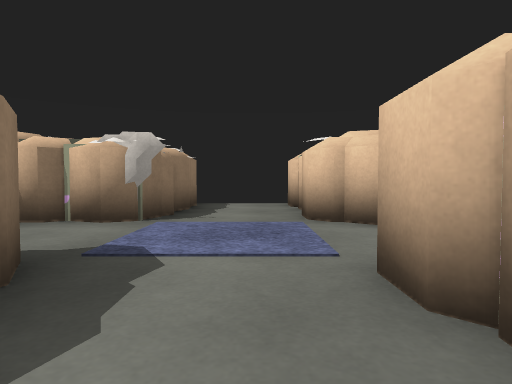
View 1 (above)

13 first-person views from a walk through a scene from a Unity 3-D project. The camera is 0.59 m above the floor, tilts 2° down and sees 75° across. The floor is counted in squares, 1 m on a side. Each view is taken from the middle of a square. On the plan, view 1 faces up. The plan holds only what a view shows up to about 9 squares ahead; the rest is blank. The place goes on beyond the plan. The player is left out. Some surface patterns are stand-ins.

View 2
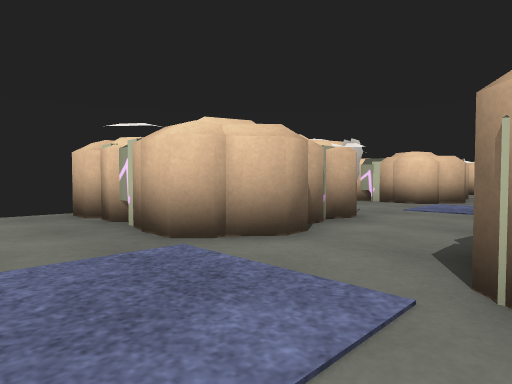

View 3
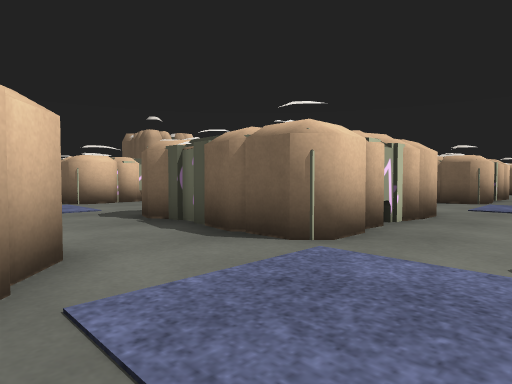

View 4
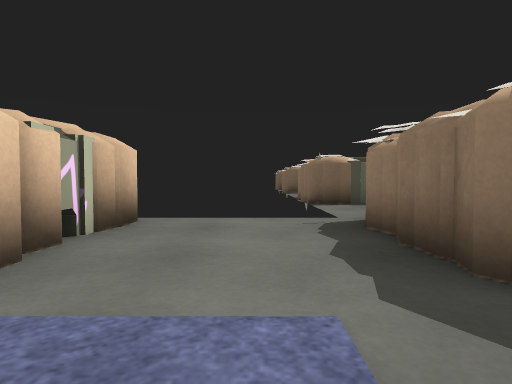

View 5
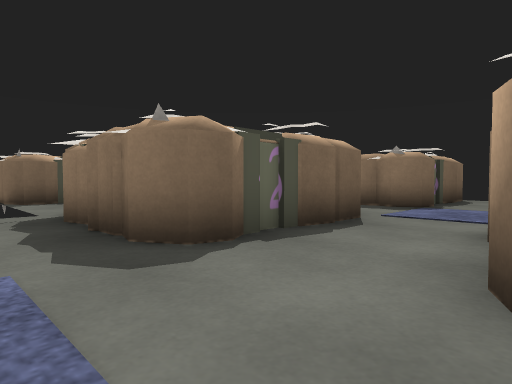

View 6
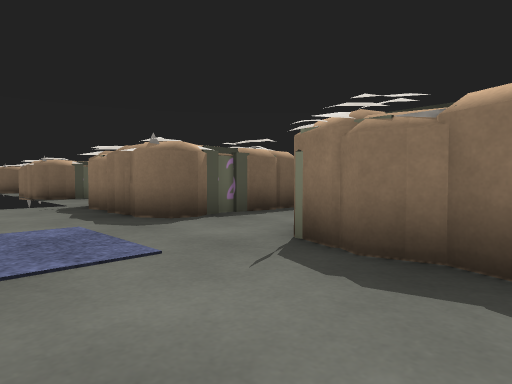

View 7
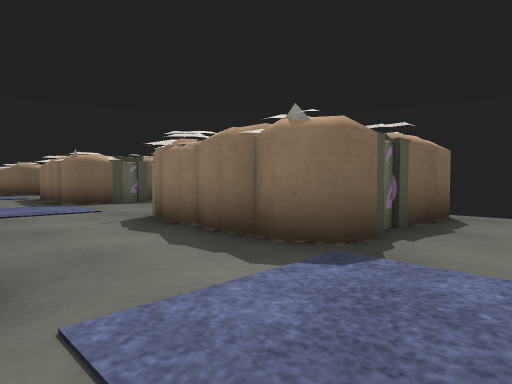

View 8
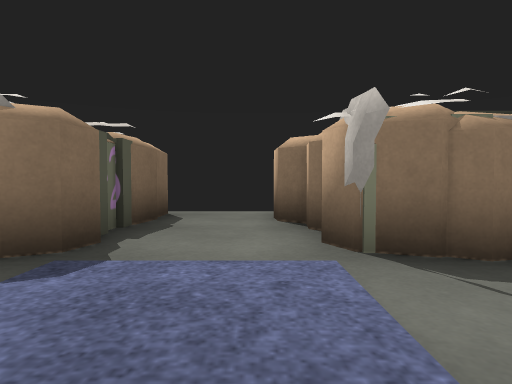

View 9
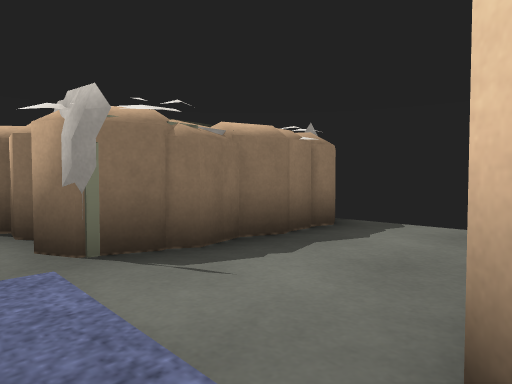

View 10
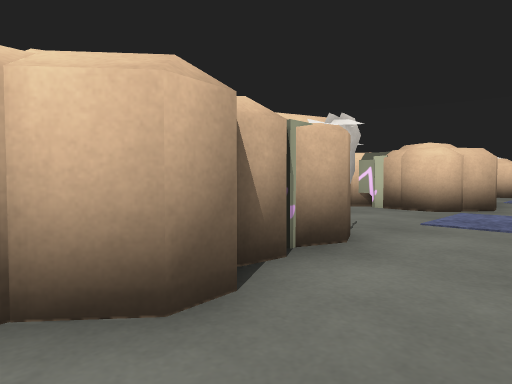

View 11
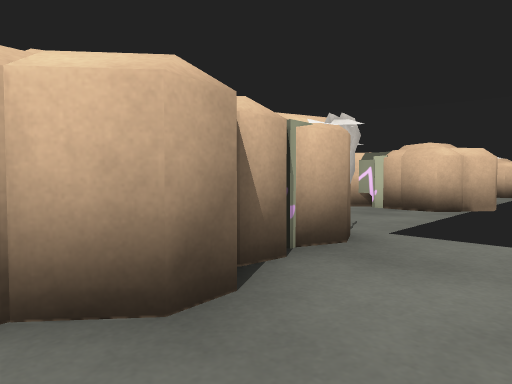

View 12
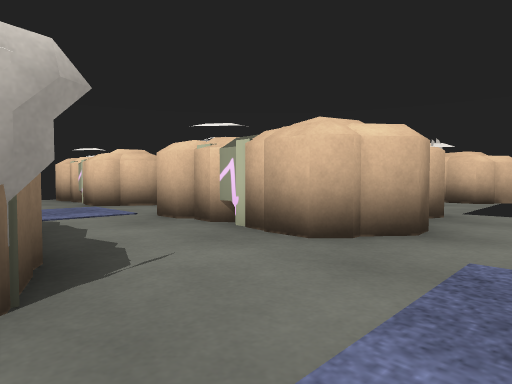

View 13
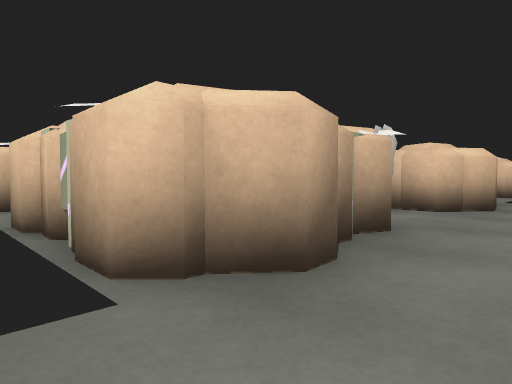

### Floor plan
Points are (right, up) in squares from view 1. A wall is a line through its corners. A room is listed if a view was taken in it or the views show most of it. See-through windows are left out.
Room 1 (views 1, 2, 3, 4, 5, 6, 7, 8, 9, 10)
walls: (1.9, 2.5) (2.6, 2.4); (2.3, 4.3) (1.7, 4.3) (0.8, 5.1) (0.8, 6.4); (3.4, 4.6) (2.5, 4.7); (4.6, 1.5) (4.6, 0.9); (0.7, 2) (1, 2.4) (3.5, 2.4) (3.9, 2.5) (4.3, 2.4) (4.6, 1.9) (4.5, 1.5); (4.7, 0.9) (4.4, 0.3) (4.6, -0.3); (0.8, 1.4) (0.8, 2.4); (4.5, 5.5) (4.2, 4.8) (3.8, 4.6) (3.3, 4.8); (1.1, 0.5) (0.8, 0.9) (0.8, 1.2); (1, 0.2) (1, 1.4); (0.8, 5.7) (0.9, 6.2); (0.8, -0.4) (0.9, 0.1); (4.6, 6.8) (4.4, 6.3) (4.6, 5.6); (0.8, 6.8) (0.8, 7.2); (0.8, -0.9) (0.8, 0.4); (-1.4, 1.5) (-1.4, 0.6) (-1.6, 0.3) (-1.4, -0.4); (-1.5, 5.4) (-1.7, 4.8) (-2.2, 4.6) (-2.8, 4.9) (-3, 4.6) (-3.5, 4.7) (-3.8, 4.3) (-4.3, 4.3); (8, 1.2) (7.8, 1.5) (7.8, 2.1) (8, 2.4) (8.5, 2.4); (-2.3, 2.6) (-1.7, 2.4) (-1.4, 1.9) (-1.5, 1.4); (7.8, 5.6) (7.9, 6.1); (8.5, 4.3) (7.8, 5) (7.8, 5.8); (7.9, 0) (7.9, 0.8); (7.9, 6) (7.9, 6.8); (-1.5, -0.6) (-1.9, -1.5); (8.2, 0.4) (7.8, 0.9) (7.8, 1.2); (7.8, -0.4) (7.9, 0.1); (8.2, 6.4) (7.9, 6.8); (7.8, -1) (7.8, -0.2); (-1.4, 7.5) (-1.4, 6.6) (-1.6, 6.3) (-1.4, 5.7); (-4.2, 2.5) (-3.3, 2.4); (-5.2, 2.4) (-2.5, 2.4)
ways out: opening at (-0.5, -1) to room 2
Room 2 (views 11, 12, 13)
walls: (-1.4, -5.5) (-1.4, -6.1); (-3, -4.6) (-2.3, -4.6) (-2.2, -4.5) (-1.7, -4.6) (-1.4, -5.1); (0.8, -5.6) (0.8, -4.6) (1.8, -4.6); (0.8, -4.9) (1.1, -4.5); (-3.7, -1.7) (-4.3, -1.7) (-5.2, -0.9); (-1.9, -1.5) (-2.8, -1.2); (3.1, -4.6) (3.6, -4.6); (3.7, -4.4) (4.3, -4.6); (2.3, -1.7) (1.7, -1.7) (0.8, -0.9); (3.1, -1.4) (2.5, -1.3); (4.3, -1.2) (3.8, -1.4) (3.2, -1.2)
ways out: opening at (-0.5, -1) to room 1

Where each view was taken, in squares from view 1:
view 1: 0 up, 0 right, facing up
view 2: 2 up, 1 left, facing up-right
view 3: 5 up, 1 left, facing down-right
view 4: 4 up, 6 right, facing down
view 5: 5 up, 6 right, facing down-left
view 6: 7 up, 7 right, facing down-left
view 7: 4 up, 1 right, facing down-left
view 8: 4 up, 1 right, facing left
view 9: 4 up, 1 right, facing up-left
view 10: 3 up, 1 right, facing up-right
view 11: 3 down, 1 right, facing up-right
view 12: 3 down, 2 left, facing up-right
view 13: 3 down, 6 left, facing up-right
